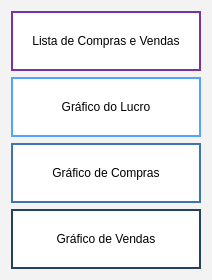
         <widget class="QWidget" name="visualizations_verticalWidget" native="true">
          <property name="minimumSize">
           <size>
            <width>180</width>
            <height>270</height>
           </size>
          </property>
          <property name="styleSheet">
           <string notr="true">background-color: rgb(243, 243, 243);</string>
          </property>
          <layout class="QVBoxLayout" name="verticalLayout_5">
           <item alignment="Qt::AlignHCenter">
            <widget class="QPushButton" name="list_purchases_button_2">
             <property name="sizePolicy">
              <sizepolicy hsizetype="Fixed" vsizetype="Fixed">
               <horstretch>0</horstretch>
               <verstretch>0</verstretch>
              </sizepolicy>
             </property>
             <property name="minimumSize">
              <size>
               <width>190</width>
               <height>60</height>
              </size>
             </property>
             <property name="maximumSize">
              <size>
               <width>240</width>
               <height>70</height>
              </size>
             </property>
             <property name="cursor">
              <cursorShape>PointingHandCursor</cursorShape>
             </property>
             <property name="toolTip">
              <string>Exibe lista de todas vendas e compras cadastradas</string>
             </property>
             <property name="styleSheet">
              <string notr="true">QPushButton {
	background-color: white;
	color: black;
	border: 2px solid #7932A2;
}

QPushButton : hover : !pressed {
	background-color: #7932A2;
	color: white;
	font-weight: bold;
}

QPushButton:pressed {
	background-color: #7932A2;
	color: white;
	font-weight: bold;
}</string>
             </property>
             <property name="text">
              <string> Lista de Compras e Vendas </string>
             </property>
            </widget>
           </item>
           <item alignment="Qt::AlignHCenter">
            <widget class="QPushButton" name="profit_graphic_button_2">
             <property name="sizePolicy">
              <sizepolicy hsizetype="Fixed" vsizetype="Fixed">
               <horstretch>0</horstretch>
               <verstretch>0</verstretch>
              </sizepolicy>
             </property>
             <property name="minimumSize">
              <size>
               <width>190</width>
               <height>60</height>
              </size>
             </property>
             <property name="maximumSize">
              <size>
               <width>240</width>
               <height>70</height>
              </size>
             </property>
             <property name="cursor">
              <cursorShape>PointingHandCursor</cursorShape>
             </property>
             <property name="toolTip">
              <string>Exibe um gráfico de lucro por mes</string>
             </property>
             <property name="styleSheet">
              <string notr="true">QPushButton {
	background-color: white;
	color: black;
	border: 2px solid #54A4FF;
}

QPushButton : hover : !pressed {
	background-color: #54A4FF;
	color: white;
	font-weight: bold;
}

QPushButton:pressed {
	background-color: #54A4FF;
	color: white;
	font-weight: bold;
}</string>
             </property>
             <property name="text">
              <string>Gráfico do Lucro</string>
             </property>
            </widget>
           </item>
           <item alignment="Qt::AlignHCenter">
            <widget class="QPushButton" name="purchases_graphic_button_2">
             <property name="sizePolicy">
              <sizepolicy hsizetype="Fixed" vsizetype="Fixed">
               <horstretch>0</horstretch>
               <verstretch>0</verstretch>
              </sizepolicy>
             </property>
             <property name="minimumSize">
              <size>
               <width>190</width>
               <height>60</height>
              </size>
             </property>
             <property name="maximumSize">
              <size>
               <width>240</width>
               <height>70</height>
              </size>
             </property>
             <property name="cursor">
              <cursorShape>PointingHandCursor</cursorShape>
             </property>
             <property name="toolTip">
              <string>Exibe dois gráficos, um de valores de compras por mes e outro de quantidade de compras por mes</string>
             </property>
             <property name="styleSheet">
              <string notr="true">QPushButton {
	background-color: white;
	color: black;
	border: 2px solid #3E74B2;
}

QPushButton : hover : !pressed {
	background-color: #3E74B2;
	color: white;
	font-weight: bold;
}

QPushButton:pressed {
	background-color: #3E74B2;
	color: white;
	font-weight: bold;
}</string>
             </property>
             <property name="text">
              <string>Gráfico de Compras</string>
             </property>
            </widget>
           </item>
           <item alignment="Qt::AlignHCenter">
            <widget class="QPushButton" name="sales_graphic_button_2">
             <property name="sizePolicy">
              <sizepolicy hsizetype="Fixed" vsizetype="Fixed">
               <horstretch>0</horstretch>
               <verstretch>0</verstretch>
              </sizepolicy>
             </property>
             <property name="minimumSize">
              <size>
               <width>190</width>
               <height>60</height>
              </size>
             </property>
             <property name="maximumSize">
              <size>
               <width>240</width>
               <height>70</height>
              </size>
             </property>
             <property name="cursor">
              <cursorShape>PointingHandCursor</cursorShape>
             </property>
             <property name="toolTip">
              <string>Exibe dois gráficos, um de valor de vendas por mes e outro de quantidade de vendas por mes</string>
             </property>
             <property name="styleSheet">
              <string notr="true">QPushButton {
	background-color: white;
	color: black;
	border: 2px solid #214165;
}

QPushButton : hover : !pressed {
	background-color: #214165;
	color: white;
	font-weight: bold;
}

QPushButton:pressed {
	background-color: #214165;
	color: white;
	font-weight: bold;
}</string>
             </property>
             <property name="text">
              <string>Gráfico de Vendas</string>
             </property>
            </widget>
           </item>
          </layout>
         </widget>
